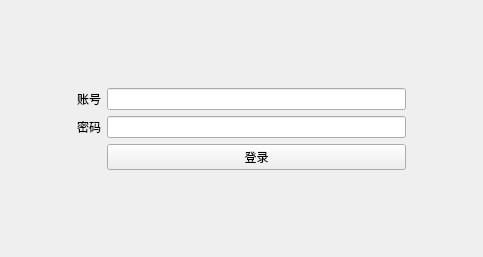
<?xml version="1.0" encoding="UTF-8"?>
<ui version="4.0">
 <class>mLoginDialog</class>
 <widget class="QWidget" name="mLoginDialog">
  <property name="geometry">
   <rect>
    <x>0</x>
    <y>0</y>
    <width>483</width>
    <height>257</height>
   </rect>
  </property>
  <property name="windowTitle">
   <string>登录</string>
  </property>
  <layout class="QHBoxLayout" name="horizontalLayout_2">
   <item>
    <layout class="QHBoxLayout" name="horizontalLayout" stretch="1,5,1">
     <item>
      <spacer name="horizontalSpacer_2">
       <property name="orientation">
        <enum>Qt::Horizontal</enum>
       </property>
       <property name="sizeHint" stdset="0">
        <size>
         <width>40</width>
         <height>20</height>
        </size>
       </property>
      </spacer>
     </item>
     <item>
      <layout class="QGridLayout" name="gridLayout">
       <item row="1" column="0">
        <widget class="QLabel" name="label">
         <property name="text">
          <string>账号</string>
         </property>
        </widget>
       </item>
       <item row="1" column="1">
        <widget class="QLineEdit" name="lineEdit"/>
       </item>
       <item row="2" column="1">
        <widget class="QLineEdit" name="lineEdit_2">
         <property name="echoMode">
          <enum>QLineEdit::Password</enum>
         </property>
        </widget>
       </item>
       <item row="4" column="1">
        <spacer name="verticalSpacer">
         <property name="orientation">
          <enum>Qt::Vertical</enum>
         </property>
         <property name="sizeHint" stdset="0">
          <size>
           <width>98</width>
           <height>17</height>
          </size>
         </property>
        </spacer>
       </item>
       <item row="2" column="0">
        <widget class="QLabel" name="label_2">
         <property name="text">
          <string>密码</string>
         </property>
        </widget>
       </item>
       <item row="3" column="1">
        <widget class="QPushButton" name="pushButton">
         <property name="text">
          <string>登录</string>
         </property>
        </widget>
       </item>
       <item row="0" column="1">
        <spacer name="verticalSpacer_2">
         <property name="orientation">
          <enum>Qt::Vertical</enum>
         </property>
         <property name="sizeHint" stdset="0">
          <size>
           <width>20</width>
           <height>40</height>
          </size>
         </property>
        </spacer>
       </item>
      </layout>
     </item>
     <item>
      <spacer name="horizontalSpacer">
       <property name="orientation">
        <enum>Qt::Horizontal</enum>
       </property>
       <property name="sizeHint" stdset="0">
        <size>
         <width>40</width>
         <height>20</height>
        </size>
       </property>
      </spacer>
     </item>
    </layout>
   </item>
  </layout>
 </widget>
 <layoutdefault spacing="6" margin="11"/>
 <resources/>
 <connections/>
</ui>
